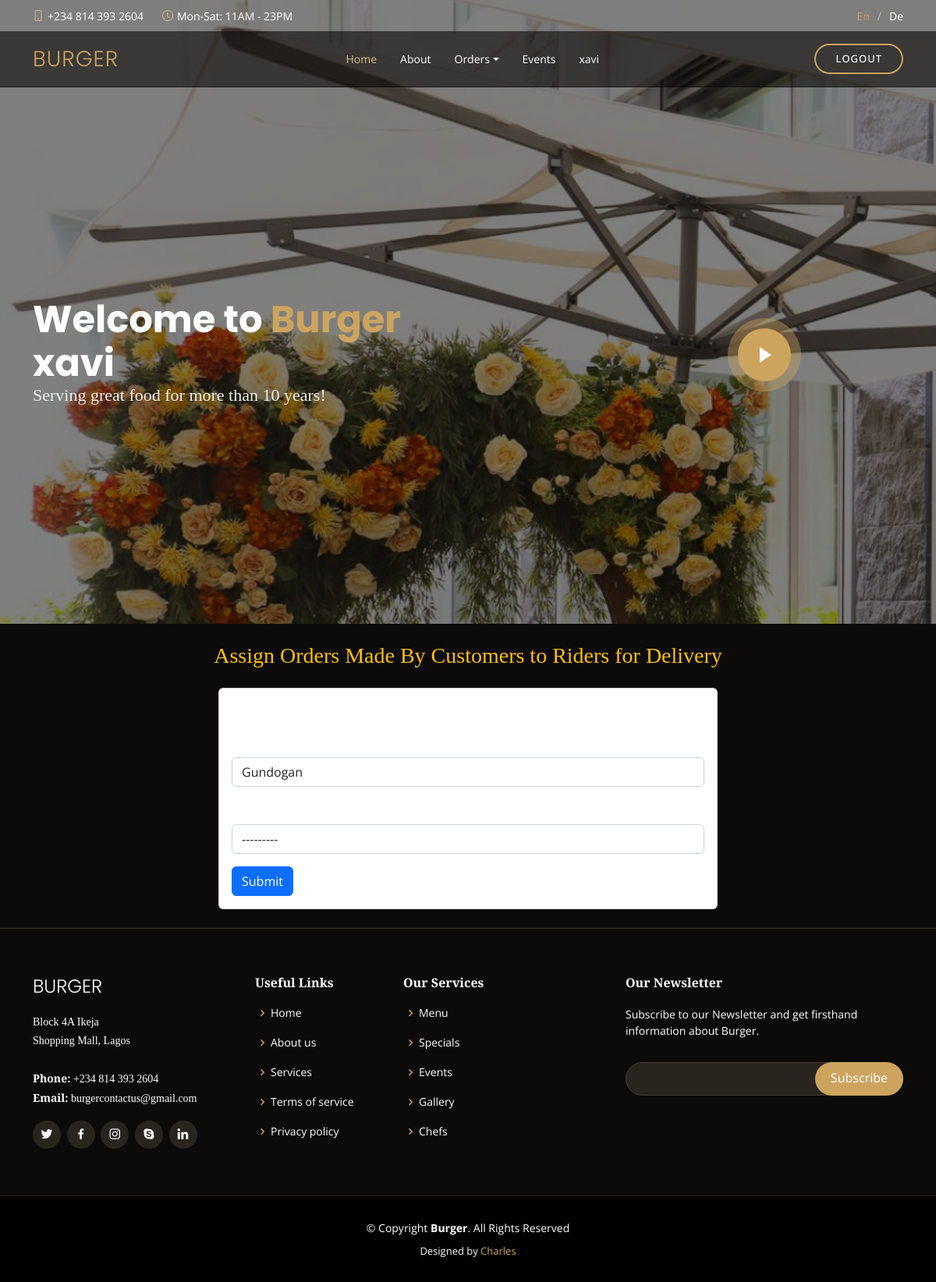
The page /delivery/assign-delivery/1/ (signed in) on the database its author committed.
### users/models.py (models this page shows)
class User(AbstractUser):
    is_buyer = models.BooleanField(default=False)
    is_rider = models.BooleanField(default=False)
    def __str__(self):
        return self.username

### delivery/models.py (models this page shows)
class Order(models.Model):
    buyer = models.ForeignKey(User, on_delete=models.CASCADE)
    order_name = models.CharField(max_length=100)
    recipient_name = models.CharField(max_length=100)
    recipient_phone = models.CharField(max_length=20)
    recipient_address = models.CharField(max_length=255)
    rider = models.ForeignKey(User, on_delete=models.CASCADE, related_name='rider', null=True, blank=True)
    is_delivered = models.BooleanField(default=False)
    date_created = models.DateTimeField(auto_now_add=True)
    is_verified = models.BooleanField(default=False)
    has_rider = models.BooleanField(default=False)

### delivery/views.py (the view)
# urls.py: path('assign-delivery/<int:pk>/', views.assign_delivery, name='assign-delivery'),
def assign_delivery(request, pk):
    obj = Order.objects.get(pk=pk)
    if request.method == 'POST':
        form = AssignOrderForm(request.POST, instance=obj)
        if form.is_valid():
            var = form.save(commit=False)
            var.has_rider = True
            var.save()
            messages.success(request, f'{var.rider} assigned to deliver the package')
            return redirect('delivery-queue')
        else:
            messages.warning(request, 'Somethin went wrong')
            return redirect('delivery-queue')
    else:
        form = AssignOrderForm(instance=obj)
        form.fields['rider'].queryset = User.objects.filter(is_rider=True)
        context = {'form':form, 'obj':obj}
        return render(request, 'delivery/assign_delivery.html', context)

### delivery/forms.py
class AssignOrderForm(forms.ModelForm):
    class Meta:
        model = Order
        fields = ['rider']

### templates/delivery/assign_delivery.html (shortened to what this page needs)
{% extends 'base.html' %}
{% load widget_tweaks %}
{% block content %}
<div class="m-4">
    <h3 class="text-center text-warning">Assign Orders Made By Customers to Riders for Delivery </h3>
</div>
<div class="row mb-4">
    <div class="col-md-12">
        <div class="card mx-auto" style="width: 40rem;">
            <div class="card-body">
                <h5 class="card-title mb-3">Assign Orders</h5>
                <form method="POST">
                    <div class="mb-3">
                        <label for="exampleInputEmail1" class="form-label">Buyer</label>
                        <input type="input" value="{{obj.buyer}}" class="form-control" id="exampleInputEmail1" aria-describedBy="emailhelp" readonly>
                    </div>
                    <div class="mb-3">
                        <label for="exampleInputPassword1" class="form-label">Assign Rider</label>
                        {% render_field form.rider class="form-control" %}
                    </div>
                    <button type="submit" class="btn btn-primary">Submit</button>
                </form>
            </div>
        </div>
    </div>
</div>
{% endblock content %}

### templates/base.html (shortened to what this page needs)
{% load static %}
<!DOCTYPE html>
<html lang="en">
<head>
  <link href="{% static 'foods/vendor/animate.css/animate.min.css' %}" rel="stylesheet">
  <link href="{% static 'foods/vendor/aos/aos.css' %}" rel="stylesheet">
  <link href="{% static 'foods/vendor/bootstrap/css/bootstrap.min.css' %}" rel="stylesheet">
  <link href="{% static 'foods/vendor/bootstrap-icons/bootstrap-icons.css' %}" rel="stylesheet">
  <link href="{% static 'foods/vendor/boxicons/css/boxicons.min.css' %}" rel="stylesheet">
  <link href="{% static 'foods/vendor/glightbox/css/glightbox.min.css' %}" rel="stylesheet">
  <link href="{% static 'foods/vendor/swiper/swiper-bundle.min.css' %}" rel="stylesheet">
  <link href="{% static 'foods/css/style.css' %}" rel="stylesheet">
</head>
<body>
  <div id="topbar" class="d-flex align-items-center fixed-top">
    <div class="container d-flex justify-content-center justify-content-md-between">
        <div class="contact-info d-flex align-items-center">
            <i class="bi bi-phone d-flex align-items-center"><span>+234 814 393 2604</span></i>
            <i class="bi bi-clock d-flex align-items-center ms-4"><span> Mon-Sat: 11AM - 23PM</span></i>
        </div>
        <div class="languages d-none d-md-flex align-items-center">
            <ul>
                <li>En</li>
                <li><a href="#">De</a></li>
            </ul>
        </div>
    </div>
</div>
<header id="header" class="fixed-top d-flex align-items-center">
    <div class="container-fluid container-xl d-flex align-items-center justify-content-lg-between">
        <h1 class="logo me-auto me-lg-0"><a href="">Burger</a></h1>
        <nav id="navbar" class="navbar order-last order-lg-0">
            <ul>
                <li><a class="nav-link scrollto active" href="/">Home</a></li>
                <li><a class="nav-link scrollto" href="{% url 'about' %}">About</a></li>
                <li class="nav-link scrollto dropdown">
                    <a class="nav-link dropdown-toggle" href="#" id="navbarDropdown" role="button" data-bs-toggle="dropdown" aria-expanded="false">
                      Orders
                    </a>
                </li>
                <li><a class="nav-link scrollto" href="{% url 'events' %}">Events</a></li>
                <li><a class="nav-link scrollto" href="#">{{request.user.username}}</a></li>
            </ul>
        </nav>
        <a href="{% url 'logout' %}" class="book-a-table-btn scrollto d-none d-lg-flex">Logout</a>
    </div>
</header>
<section id="hero" class="d-flex align-items-center" style="background-image: url({% static 'foods/img/restaurant_table3.jpg' %});">
  <div class="container position-relative text-center text-lg-start" data-aos="zoom-in" data-aos-delay="100">
      <div class="row">
          <div class="col-lg-8">
                <h1>Welcome to <span>Burger</span> <br>
                    {{request.user.username}}
                </h1>
                <h2>Serving great food for more than 10 years!</h2>
          </div>
          <div class="col-lg-4 d-flex align-items-center justify-content-center position-relative" data-aos="zoom-in" data-aos-delay="200">
              <a href="https://www.youtube.com/watch?v=u6BOC7CDUTQ" class="glightbox play-btn"></a>
          </div>
      </div>
  </div>
</section>
<main id="main">
  {% block content %}
  {% endblock content %}
</main>
<footer id="footer">
  <div class="footer-top">
      <div class="container">
          <div class="row">
              <div class="col-lg-3 col-md-6">
                  <div class="footer-info">
                      <h3>Burger</h3>
                      <p>
                          Block 4A Ikeja <br>
                          Shopping Mall, Lagos<br><br>
                          <strong>Phone:</strong> +234 814 393 2604<br>
                          <strong>Email:</strong> burgercontactus@gmail.com<br>
                      </p>
                      <div class="social-links mt-3">
                          <a href="#" class="twitter"><i class="bx bxl-twitter"></i></a>
                          <a href="#" class="facebook"><i class="bx bxl-facebook"></i></a>
                          <a href="#" class="instagram"><i class="bx bxl-instagram"></i></a>
                          <a href="#" class="google-plus"><i class="bx bxl-skype"></i></a>
                          <a href="#" class="linkedin"><i class="bx bxl-linkedin"></i></a>
                      </div>
                  </div>
              </div>
              <div class="col-lg-2 col-md-6 footer-links">
                  <h4>Useful Links</h4>
                  <ul>
                      <li><i class="bx bx-chevron-right"></i> <a href="#">Home</a></li>
                      <li><i class="bx bx-chevron-right"></i> <a href="#">About us</a></li>
                      <li><i class="bx bx-chevron-right"></i> <a href="#">Services</a></li>
                      <li><i class="bx bx-chevron-right"></i> <a href="#">Terms of service</a></li>
                      <li><i class="bx bx-chevron-right"></i> <a href="#">Privacy policy</a></li>
                  </ul>
              </div>
              <div class="col-lg-3 col-md-6 footer-links">
                  <h4>Our Services</h4>
                  <ul>
                      <li><i class="bx bx-chevron-right"></i> <a href="#">Menu</a></li>
                      <li><i class="bx bx-chevron-right"></i> <a href="#">Specials</a></li>
                      <li><i class="bx bx-chevron-right"></i> <a href="#">Events</a></li>
                      <li><i class="bx bx-chevron-right"></i> <a href="#">Gallery</a></li>
                      <li><i class="bx bx-chevron-right"></i> <a href="#">Chefs</a></li>
                  </ul>
              </div>
              <div class="col-lg-4 col-md-6 footer-newsletter">
                  <h4>Our Newsletter</h4>
                  <p>Subscribe to our Newsletter and get firsthand information about Burger.</p>
                  <form action="" method="post">
                      <input type="email" name="email"><input type="submit" value="Subscribe">
                  </form>
              </div>
          </div>
      </div>
  </div>
  <div class="container">
      <div class="copyright">
          &copy; Copyright <strong><span>Burger</span></strong>. All Rights Reserved
      </div>
      <div class="credits">
          Designed by <a href="#">Charles</a>
      </div>
  </div>
</footer>
</body>
</html>

### rows shown on the page
User: user.username "xavi"
Order: buyer "Gundogan", rider "---------"
